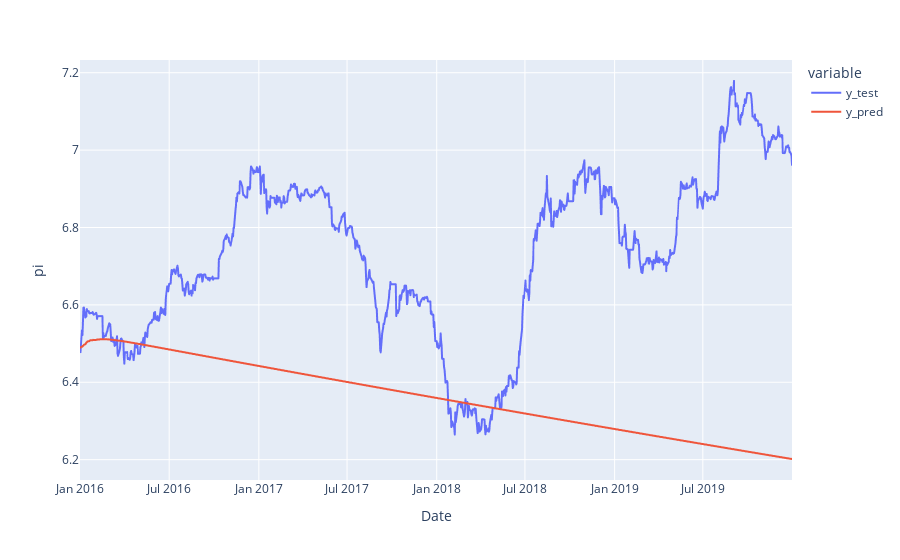

The notebook cell saved with this chart:
### Code cell
df_pred_test = pd.DataFrame({"y_test": y_test, "y_pred": y_pred_test}, index=y_test.index)
px.line(df_pred_test, labels={"value": "pi"})

### Figure 1 — Plotly figure (JSON) as saved in the notebook; plotly's stock layout.template omitted (floating-point values rounded to 4 significant figures; data arrays with more than 128 entries replaced by an {"elided": "..."} marker saying what was removed)
{"data": [{"hovertemplate": "variable=y_test<br>Date=%{x}<br>pi=%{y}<extra></extra>", "legendgroup": "y_test", "line": {"color": "#636efa", "dash": "solid"}, "marker": {"symbol": "circle"}, "mode": "lines", "name": "y_test", "showlegend": true, "type": "scattergl", "x": {"elided": "1044 str values"}, "xaxis": "x", "y": {"elided": "1044 float values"}, "yaxis": "y"}, {"hovertemplate": "variable=y_pred<br>Date=%{x}<br>pi=%{y}<extra></extra>", "legendgroup": "y_pred", "line": {"color": "#EF553B", "dash": "solid"}, "marker": {"symbol": "circle"}, "mode": "lines", "name": "y_pred", "showlegend": true, "type": "scattergl", "x": {"elided": "1044 str values"}, "xaxis": "x", "y": {"elided": "1044 float values"}, "yaxis": "y"}], "layout": {"legend": {"title": {"text": "variable"}, "tracegroupgap": 0}, "margin": {"t": 60}, "xaxis": {"anchor": "y", "domain": [0, 1], "title": {"text": "Date"}}, "yaxis": {"anchor": "x", "domain": [0, 1], "title": {"text": "pi"}}}}
